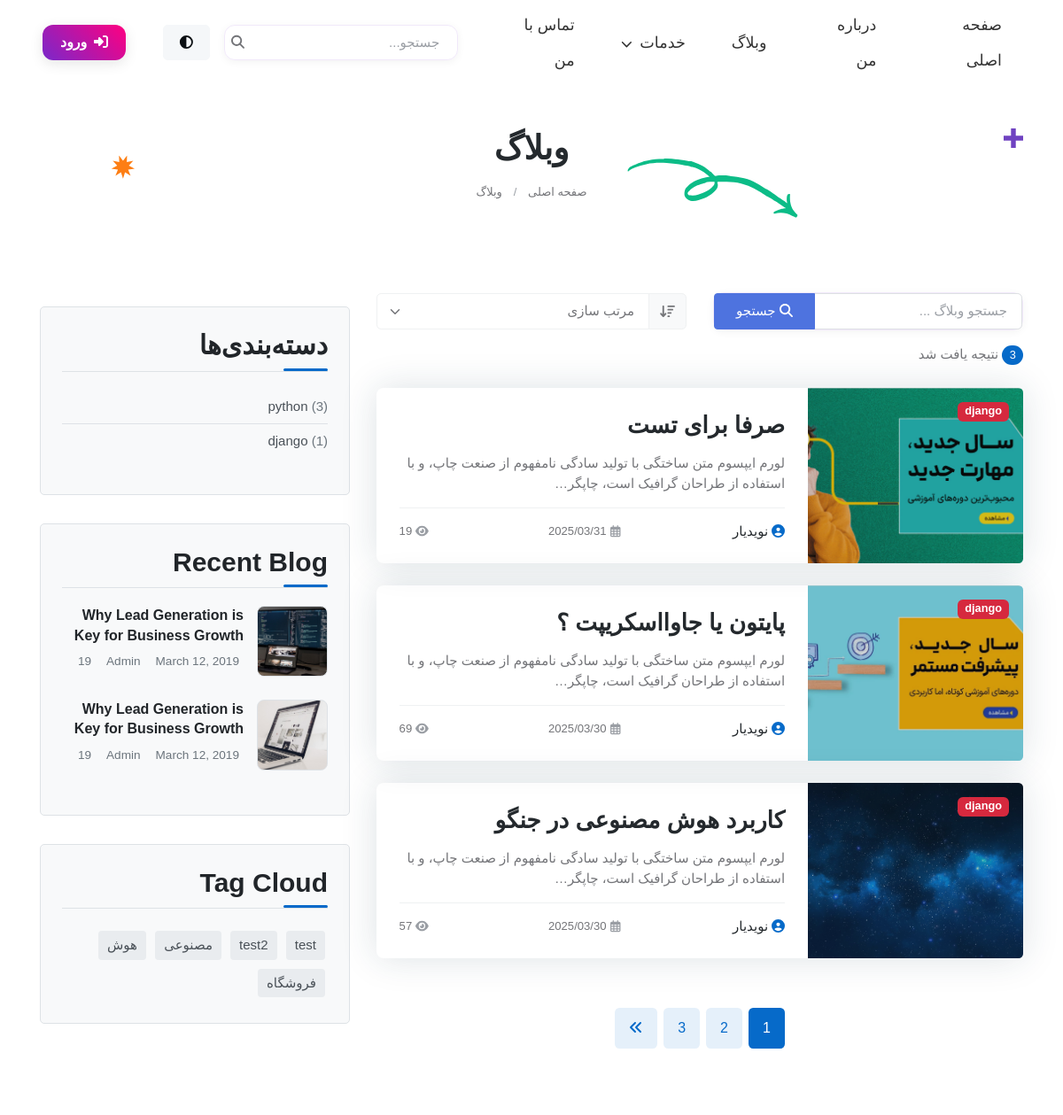
Before: /blog/?category=python (upper part) with the older database file.
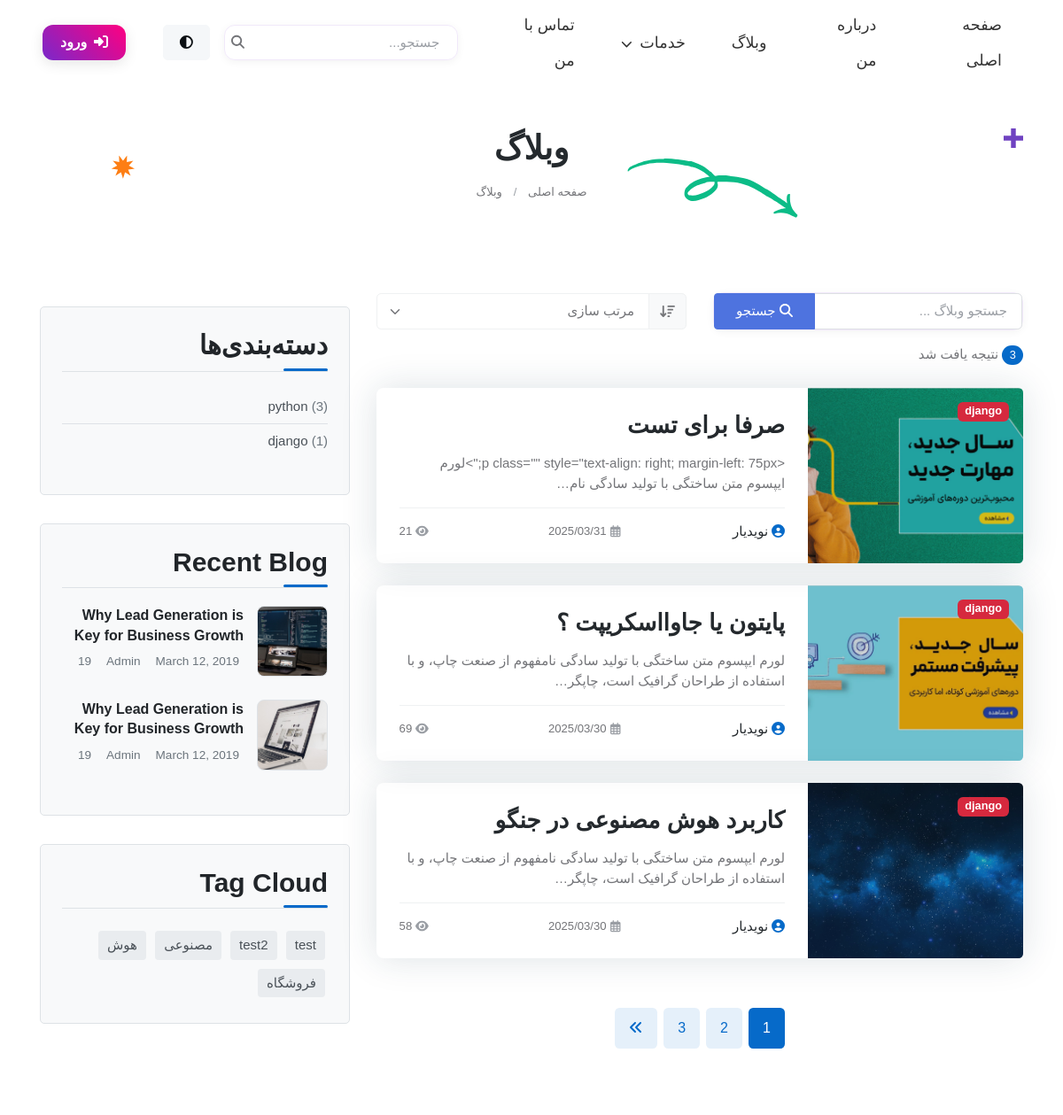
After: the same page with the newer database file.
### blog/models.py (models this page shows, shortened)
class Post(models.Model):
    author = models.ForeignKey(User, on_delete=models.SET_NULL, null=True, blank=True)
    title = models.CharField(max_length=200 , unique=True )
    slug = models.SlugField(max_length=255, unique=True, null=True, blank=True)
    content = models.TextField()
    image = models.ImageField(upload_to='blog_images/', default='blog_images/default.jpg')
    category = models.ForeignKey(Category, on_delete=models.CASCADE, null=True, blank=True)
    tags = TaggableManager()
    count_views = models.IntegerField(default=0)
    status = models.BooleanField(default=False)
    publish_at = models.DateTimeField(null=True, blank=True)
    created_at = models.DateTimeField(auto_now_add=True)
    updated_at = models.DateTimeField(auto_now=True)
    login_required = models.BooleanField(default=False)
    class Meta:
        ordering = ['-created_at']

class Category(models.Model):
    name = models.CharField(max_length=200)
    def get_post_count(self):
        return self.post_set.filter(status=True).count()

### blog/views.py (the view)
# urls.py: path('', views.blog, name='blog'),
def blog(request):
    category_name = request.GET.get('category')
    tag_name = request.GET.get('tag')
    all_posts = Post.objects.filter(status=True)
    posts = all_posts
    if category_name:
        posts = posts.filter(category__name=category_name)
    if tag_name:
        posts = posts.filter(tags__name=tag_name)
    posts = posts.order_by('-created_at')
    categories = Category.objects.all().distinct()
    tags = Tag.objects.all()
    for post in posts:
        if not post.slug or post.slug == '':
            post.slug = slugify(post.title)
            if not post.slug:
                post.slug = f"post-{post.id}"
            post.save()
    return render(request, 'blog/index.html', {
        'posts': posts,
        'all_posts_count': all_posts.count(),
        'categories': categories,
        'tags': tags,
        'selected_category': category_name,
        'selected_tag': tag_name
    })

### templates/blog/index.html (shortened to what this page needs)
{% extends 'base.html' %}
{% load static %}
{% block content %}
    <main>
<section class="py-5">
	<div class="container">
		<div class="row position-relative">
			<figure class="position-absolute top-0 start-0 d-none d-sm-block">
				<svg width="22px" height="22px" viewBox="0 0 22 22" style="transform: scale(-1,1)">
					<polygon class="fill-purple"
						points="22,8.3 13.7,8.3 13.7,0 8.3,0 8.3,8.3 0,8.3 0,13.7 8.3,13.7 8.3,22 13.7,22 13.7,13.7 22,13.7 ">
					</polygon>
				</svg>
			</figure>
			<div class="col-lg-10 mx-auto text-center position-relative">
				<figure class="position-absolute top-50 end-0 translate-middle-y">
				</figure>
				<figure class="position-absolute top-100 start-50 translate-middle mt-3 ms-n9 d-none d-lg-block">
				</figure>
				<h1 class="fs-2">وبلاگ</h1>
				<div class="d-flex justify-content-center position-relative">
					<nav aria-label="breadcrumb">
						<ol class="breadcrumb mb-0">
							<li class="breadcrumb-item"><a href="/">صفحه اصلی</a></li>
							<li class="breadcrumb-item"><a href="{% url 'blog:blog' %}">وبلاگ</a></li>
						</ol>
					</nav>
				</div>
			</div>
		</div>
	</div>
</section>
<section class="py-5">
	<div class="container">
		<div class="row">
			<div class="col-lg-8 pt-5 pt-lg-0">
				<div class="row mb-4 align-items-center">
					<div class="col-md-6">
						<div class="input-group search-box mb-3">
							<input type="text" class="form-control custom-search-input" placeholder="جستجو وبلاگ ..." aria-label="جستجو وبلاگ" aria-describedby="button-search">
							<button class="btn btn-primary search-btn" type="button" id="button-search">
								<i class="fas fa-search"></i> جستجو
							</button>
						</div>
					</div>
					<div class="col-md-6">
						<div class="input-group sort-box mb-3">
							<label class="input-group-text sort-label" for="inputGroupSort">
								<i class="fas fa-sort-amount-down"></i>
							</label>
							<select class="form-select custom-sort-select" id="inputGroupSort">
								<option selected>مرتب سازی</option>
							</select>
						</div>
					</div>
					<div class="col-12 col-xl-3 d-flex justify-content-between align-items-center mt-3 mt-xl-0">
						<p class="mb-0 text-end result-count"><span class="badge bg-primary rounded-pill">{{posts.count}}</span> نتیجه یافت شد</p>
					</div>
				</div>
				<div class="row g-4">
					 {% for post in posts %}
					<div class="col-12">
						<div class="card bg-transparent shadow h-100 transition-hover border-0 hover-translate-y">
							<div class="row g-0">
								<div class="col-lg-4">
									<div class="overflow-hidden rounded-start h-100">
										<img src="{% if post.image %}{{post.image.url}}{% else %} {% static 'images/blog/default-blog.jpg' %} {% endif %}" class="card-img-start h-100 w-100" alt="{{post.title}}" loading="lazy" style="object-fit: cover;">
										<div class="bg-overlay bg-dark opacity-2"></div>
										<div class="card-img-overlay d-flex align-items-start p-3">
											<a href="/blog/?category=django" class="badge text-bg-danger fw-bold">django</a>
										</div>
									</div>
								</div>
								<div class="col-lg-8">
									<div class="card-body p-4 h-100 d-flex flex-column">
										<h4 class="card-title fw-semi-bold mb-3"><a class="text-decoration-none stretched-link"
												href="{% if post.slug %}{% url 'blog:blog_single' post.slug %}{% else %}#{% endif %}">{{post.title}}</a></h4>
										<p class="text-truncate-3 mb-3">{{post.content|truncatechars:100}}</p>
										<div class="d-flex justify-content-between align-items-center border-top pt-3 mt-auto">
											<h6 class="mb-0 fw-normal"><a href="#" class="text-reset"><i class="fas fa-user-circle me-1 text-primary"></i>نویدیار</a>
											</h6>
											<span class="small me-2"><i class="far fa-calendar-alt text-secondary me-1"></i>{{post.created_at|date:"Y/m/d"}}</span>
											<span class="small"><i class="fas fa-eye text-secondary me-1"></i>{{post.count_views}}</span>
										</div>
									</div>
								</div>
							</div>
						</div>
					</div>
					{% endfor %}
				</div>
<nav class="d-flex justify-content-center mt-5" aria-label="navigation">
    <ul class="pagination pagination-primary-soft rounded mb-0">
        <li class="page-item mb-0 active"><a class="page-link" href="#">1</a></li>
         <li class="page-item mb-0 ">
            <button class="page-link" onclick="changePage(`2`)">2</button>
            </li>
         <li class="page-item mb-0 ">
            <button class="page-link" onclick="changePage(`3`)">3</button>
            </li>
            <li class="page-item mb-0">
                <button class="page-link" onclick="changePage(`2`)">
                    <i class="fas fa-angle-double-left"></i></button>
            </li>
    </ul>
</nav>
			</div>
			<div class="col-lg-4 pt-5 pt-lg-0">
				<div class="col-md-6 col-xl-12  pb-4">
				{% include 'blog/blog-side.html' %}
				</div>
			</div>
</section>
    </main>
</body>
</html>
{% endblock %}

### templates/base.html (shortened to what this page needs)
{% load static %}
<!DOCTYPE html>
<html lang="fa" class="page-dir-rtl"  itemscope itemtype="https://schema.org/None" >
<head  prefix="og: http://ogp.me/ns#">
    <link rel="stylesheet" href="{% static 'CACHE/css/output.004c4f90511e.css' %}" type="text/css">
<link rel="stylesheet" href="{% static 'vendor/font-awesome/css/all.min.css' %}">
</head>
<body>
    <header class="navbar-light navbar-sticky header-static">
        <link rel="stylesheet" href="https://cdnjs.cloudflare.com/ajax/libs/font-awesome/6.5.1/css/all.min.css">
<nav class="navbar navbar-expand-xl">
    <div class="container-fluid px-3 px-xl-5">
        <div class="navbar-collapse w-100 collapse" id="navbarCollapse">
            <ul class="navbar-nav navbar-nav-scroll me-auto main-menu">
                <li class="nav-item"><a class="nav-link menu-item" href="{% url 'main_core:index' %}">صفحه اصلی</a></li>
                <li class="nav-item"><a class="nav-link menu-item" href="{% url 'main_core:about' %}">درباره من</a></li>
                <li class="nav-item"><a class="nav-link menu-item" href="{% url 'blog:blog' %}">وبلاگ</a></li>
               <li class="nav-item dropdown">
                    <a class="nav-link dropdown-toggle menu-item" href="#" id="servicesDropdown" role="button" data-bs-toggle="dropdown" aria-expanded="false">
                        خدمات <i class="fas fa-chevron-down ms-1" style="font-size: 0.8rem;"></i>
                    </a>
                </li>
                <li class="nav-item"><a class="nav-link menu-item" href="/contact-me">تماس با من</a></li>
            </ul>
            <div class="nav my-3 my-xl-0 px-4 flex-nowrap align-items-center">
                <div class="nav-item w-100">
                    <form class="position-relative" action="/blog/">
                        <input class="form-control pe-5 bg-transparent search-box" type="search" placeholder=" جستجو..."
                            aria-label="Search" name="q">
                        <button
                            class="bg-transparent p-2 position-absolute top-50 end-0 translate-middle-y border-0 text-primary-hover text-reset search-button"
                            type="submit">
                            <i class="fas fa-search fs-6 "></i>
                        </button>
                    </form>
                </div>
                <div class="dropdown">
                    <button class="btn btn-light mx-3 mb-0" id="bd-theme" type="button" aria-expanded="false"
                        data-bs-toggle="dropdown" data-bs-display="static">
                        <svg xmlns="http://www.w3.org/2000/svg" width="14" height="14" fill="currentColor"
                            class="fa fa-adjust fa-fw theme-icon-active" viewBox="0 0 16 16">
                            <path d="M8 15A7 7 0 1 0 8 1v14zm0 1A8 8 0 1 1 8 0a8 8 0 0 1 0 16z"></path>
                            <use href="#"></use>
                        </svg>
                    </button>
                </div>
            </div>
        </div>
        <div class="dropdown ms-1 ms-lg-0">
            <div class="d-flex">
                <a class="btn login-button mb-0" href="/accounts/login/"><i
                        class="fas fa-sign-in-alt me-2"></i>ورود</a>
            </div>
        </div>
    </div>
</nav>
    </header>
    <main>
        {% block content %}{% endblock %}
</body>
</html>

### templates/blog/blog-side.html (shortened to what this page needs)
{% load static %}
<link rel="stylesheet" href="{% static 'css/blog-single.css' %}">
 <div class="sidebar-box">
    <h3 class="heading-sidebar">دسته‌بندی‌ها</h3>
    <ul class="categories">
      {% for category in categories %}
      <li><a href="{% url 'blog:blog' %}?category={{ category.name }}">{{ category.name }} <span>({{ category.get_post_count }})</span></a></li>
      {% empty %}
      <li><a href="{% url 'blog:blog' %}">بدون دسته‌بندی</a></li>
      {% endfor %}
    </ul>
  </div>
  <div class="sidebar-box">
    <h3 class="heading-sidebar">Recent Blog</h3>
    <div class="block-21 mb-4 d-flex">
      <a class="blog-img mr-4" style="background-image: url('{% static 'single/images/image_1.jpg' %}');"></a>
      <div class="text">
        <h3 class="heading"><a href="#">Why Lead Generation is Key for Business Growth</a></h3>
        <div class="meta">
          <div><a href="#"> March 12, 2019</a></div>
          <div><a href="#"> Admin</a></div>
          <div><a href="#"> 19</a></div>
        </div>
      </div>
    </div>
    <div class="block-21 mb-4 d-flex">
      <a class="blog-img mr-4" style="background-image: url('{% static 'single/images/image_2.jpg' %}');"></a>
      <div class="text">
        <h3 class="heading"><a href="#">Why Lead Generation is Key for Business Growth</a></h3>
        <div class="meta">
          <div><a href="#"> March 12, 2019</a></div>
          <div><a href="#"> Admin</a></div>
          <div><a href="#"> 19</a></div>
        </div>
      </div>
    </div>
  </div>
  <div class="sidebar-box">
    <h3 class="heading-sidebar">Tag Cloud</h3>
    <div class="tagcloud">
      {% for tag in tags %}
      <a href="{% url 'blog:blog' %}?tag={{ tag.name }}" class="tag-cloud-link">{{ tag.name }}</a>
      {% empty %}
      <p>هیچ تگی یافت نشد</p>
      {% endfor %}
    </div>
  </div>

### static/css/blog-single.css (style rules this page uses)
:root { --bg-main: #ffffff; --bg-sidebar: #f8f9fa; --bg-comment-form: #f2f4f6; --bg-about-author: #f2f4f6; --bg-tag: #e9ecef; --text-main: #212529; --text-secondary: #495057; --text-muted: #6c757d; --text-light: #ffffff; --text-author: #212529; --text-comment-form: #212529; --border-color: #dee2e6; --form-border-color: #ced4da; --form-bg: #ffffff; --primary-color: #4e73df; --primary-hover: #375bca; }
.sidebar-box { margin-bottom: 2rem; padding: 1.5rem; border-radius: 5px; background-color: var(--bg-sidebar); color: var(--text-main); border: 1px solid var(--border-color); }
.sidebar-box h3 { color: var(--text-main); }
.tag-cloud-link { display: inline-block; padding: 5px 10px; margin: 5px 3px; border-radius: 4px; background-color: var(--bg-tag); color: var(--text-secondary); text-decoration: none; transition: all 0.3s ease; }
.blog-img { width: 80px; height: 80px; min-width: 80px; display: block; background-size: cover; background-position: center; border-radius: 8px; border: 1px solid var(--border-color); margin-left: 15px; margin-right: 0; overflow: hidden; }
.block-21 { display: flex; flex-direction: row; margin-bottom: 1.5rem; align-items: flex-start; }
.block-21 .text { flex: 1; }
.block-21 .text h3.heading { font-size: 1rem; font-weight: 600; line-height: 1.4; margin-bottom: 0.5rem; }
.block-21 .text h3.heading a { color: var(--text-main); text-decoration: none; transition: color 0.3s ease; }
.block-21 .meta { color: var(--text-muted); font-size: 0.85rem; display: flex; flex-wrap: wrap; gap: 0.75rem; }
.block-21 .meta div { display: flex; align-items: center; }
.block-21 .meta a { color: var(--text-muted); text-decoration: none; display: flex; align-items: center; }
.categories { padding: 0; list-style: none; }
.categories li { padding: 8px 0; border-bottom: 1px solid var(--border-color); }
.categories li:last-child { border-bottom: none; }
.categories li a { color: var(--text-secondary); text-decoration: none; transition: color 0.3s ease; }
.categories li a span { color: var(--text-muted); }
.btn-primary { background-color: var(--primary-color); border-color: var(--primary-color); transition: all 0.3s ease; font-weight: 500; padding: 0.5rem 1.5rem; border-radius: 0.25rem; }
.heading-sidebar { position: relative; margin-bottom: 1.5rem; padding-bottom: 10px; border-bottom: 1px solid var(--border-color); }
.heading-sidebar::after { content: ''; position: absolute; bottom: -1px; left: 0; width: 30%; height: 2px; background-color: var(--primary-color); }

### templates/blog/blog-side.html (style rules this page uses)
.heading-sidebar { position: relative; padding-bottom: 10px; margin-bottom: 20px; font-weight: 600; }
.heading-sidebar:after { content: ''; position: absolute; bottom: 0; right: 0; width: 50px; height: 3px; background-color: var(--bs-primary); border-radius: 3px; transition: all 0.3s ease; }

Changed rows visible on the page:
changed Post "صرفا برای تست": content "لورم ایپسوم متن ساختگی با تولید سادگی نامفهوم از صنعت چاپ، و با استفاده از طراحان گرافیک است، چاپگر…" → "<p class=\"\" style=\"text-align: right; margin-left: 75px;\">لورم ایپسوم متن ساختگی با تولید سادگی نام…"; count_views "19" → "21"
changed Post "کاربرد هوش مصنوعی در جنگو": count_views "57" → "58"
